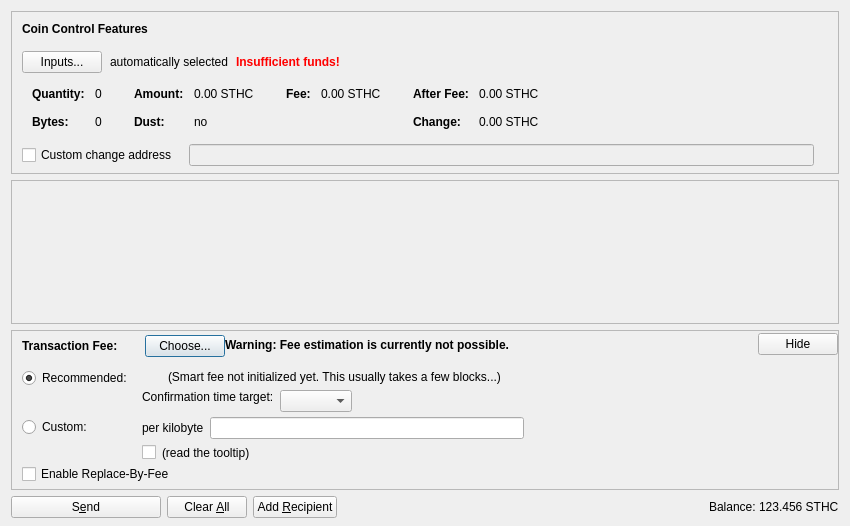
<?xml version="1.0" encoding="UTF-8"?>
<ui version="4.0">
 <class>SendCoinsDialog</class>
 <widget class="QDialog" name="SendCoinsDialog">
  <property name="geometry">
   <rect>
    <x>0</x>
    <y>0</y>
    <width>850</width>
    <height>526</height>
   </rect>
  </property>
  <property name="windowTitle">
   <string>Send Coins</string>
  </property>
  <layout class="QVBoxLayout" name="verticalLayout" stretch="0,1,0,0">
   <property name="bottomMargin">
    <number>8</number>
   </property>
   <item>
    <widget class="QFrame" name="frameCoinControl">
     <property name="sizePolicy">
      <sizepolicy hsizetype="Expanding" vsizetype="Expanding">
       <horstretch>0</horstretch>
       <verstretch>0</verstretch>
      </sizepolicy>
     </property>
     <property name="maximumSize">
      <size>
       <width>16777215</width>
       <height>16777215</height>
      </size>
     </property>
     <property name="frameShape">
      <enum>QFrame::StyledPanel</enum>
     </property>
     <property name="frameShadow">
      <enum>QFrame::Sunken</enum>
     </property>
     <layout class="QVBoxLayout" name="verticalLayoutCoinControl2">
      <property name="spacing">
       <number>0</number>
      </property>
      <property name="leftMargin">
       <number>0</number>
      </property>
      <property name="topMargin">
       <number>0</number>
      </property>
      <property name="rightMargin">
       <number>0</number>
      </property>
      <property name="bottomMargin">
       <number>6</number>
      </property>
      <item>
       <layout class="QVBoxLayout" name="verticalLayoutCoinControl" stretch="0,0,0,0,1">
        <property name="spacing">
         <number>0</number>
        </property>
        <property name="leftMargin">
         <number>10</number>
        </property>
        <property name="topMargin">
         <number>10</number>
        </property>
        <item>
         <layout class="QHBoxLayout" name="horizontalLayoutCoinControl1">
          <property name="bottomMargin">
           <number>15</number>
          </property>
          <item>
           <widget class="QLabel" name="labelCoinControlFeatures">
            <property name="sizePolicy">
             <sizepolicy hsizetype="Preferred" vsizetype="Maximum">
              <horstretch>0</horstretch>
              <verstretch>0</verstretch>
             </sizepolicy>
            </property>
            <property name="font">
             <font>
              <weight>75</weight>
              <bold>true</bold>
             </font>
            </property>
            <property name="styleSheet">
             <string notr="true">font-weight:bold;</string>
            </property>
            <property name="text">
             <string>Coin Control Features</string>
            </property>
           </widget>
          </item>
         </layout>
        </item>
        <item>
         <layout class="QHBoxLayout" name="horizontalLayoutCoinControl2" stretch="0,0,0,0">
          <property name="spacing">
           <number>8</number>
          </property>
          <property name="bottomMargin">
           <number>10</number>
          </property>
          <item>
           <widget class="QPushButton" name="pushButtonCoinControl">
            <property name="styleSheet">
             <string notr="true"/>
            </property>
            <property name="text">
             <string>Inputs...</string>
            </property>
            <property name="autoDefault">
             <bool>false</bool>
            </property>
           </widget>
          </item>
          <item>
           <widget class="QLabel" name="labelCoinControlAutomaticallySelected">
            <property name="text">
             <string>automatically selected</string>
            </property>
            <property name="margin">
             <number>5</number>
            </property>
           </widget>
          </item>
          <item>
           <widget class="QLabel" name="labelCoinControlInsuffFunds">
            <property name="font">
             <font>
              <weight>75</weight>
              <bold>true</bold>
             </font>
            </property>
            <property name="styleSheet">
             <string notr="true">color:red;font-weight:bold;</string>
            </property>
            <property name="text">
             <string>Insufficient funds!</string>
            </property>
            <property name="margin">
             <number>5</number>
            </property>
           </widget>
          </item>
          <item>
           <spacer name="horizontalSpacerCoinControl">
            <property name="orientation">
             <enum>Qt::Horizontal</enum>
            </property>
            <property name="sizeHint" stdset="0">
             <size>
              <width>40</width>
              <height>1</height>
             </size>
            </property>
           </spacer>
          </item>
         </layout>
        </item>
        <item>
         <widget class="QWidget" name="widgetCoinControl" native="true">
          <property name="sizePolicy">
           <sizepolicy hsizetype="Preferred" vsizetype="Preferred">
            <horstretch>0</horstretch>
            <verstretch>0</verstretch>
           </sizepolicy>
          </property>
          <property name="minimumSize">
           <size>
            <width>0</width>
            <height>0</height>
           </size>
          </property>
          <property name="styleSheet">
           <string notr="true"/>
          </property>
          <layout class="QHBoxLayout" name="horizontalLayoutCoinControl5">
           <property name="leftMargin">
            <number>0</number>
           </property>
           <property name="topMargin">
            <number>0</number>
           </property>
           <property name="rightMargin">
            <number>0</number>
           </property>
           <property name="bottomMargin">
            <number>0</number>
           </property>
           <item>
            <layout class="QHBoxLayout" name="horizontalLayoutCoinControl3" stretch="0,0,0,1">
             <property name="spacing">
              <number>20</number>
             </property>
             <property name="topMargin">
              <number>0</number>
             </property>
             <property name="bottomMargin">
              <number>10</number>
             </property>
             <item>
              <layout class="QFormLayout" name="formLayoutCoinControl1">
               <property name="horizontalSpacing">
                <number>10</number>
               </property>
               <property name="verticalSpacing">
                <number>14</number>
               </property>
               <property name="leftMargin">
                <number>10</number>
               </property>
               <property name="topMargin">
                <number>4</number>
               </property>
               <property name="rightMargin">
                <number>6</number>
               </property>
               <item row="0" column="0">
                <widget class="QLabel" name="labelCoinControlQuantityText">
                 <property name="font">
                  <font>
                   <weight>75</weight>
                   <bold>true</bold>
                  </font>
                 </property>
                 <property name="text">
                  <string>Quantity:</string>
                 </property>
                 <property name="margin">
                  <number>0</number>
                 </property>
                </widget>
               </item>
               <item row="0" column="1">
                <widget class="QLabel" name="labelCoinControlQuantity">
                 <property name="cursor">
                  <cursorShape>IBeamCursor</cursorShape>
                 </property>
                 <property name="contextMenuPolicy">
                  <enum>Qt::ActionsContextMenu</enum>
                 </property>
                 <property name="text">
                  <string notr="true">0</string>
                 </property>
                 <property name="margin">
                  <number>0</number>
                 </property>
                 <property name="textInteractionFlags">
                  <set>Qt::LinksAccessibleByMouse|Qt::TextSelectableByKeyboard|Qt::TextSelectableByMouse</set>
                 </property>
                </widget>
               </item>
               <item row="1" column="0">
                <widget class="QLabel" name="labelCoinControlBytesText">
                 <property name="font">
                  <font>
                   <weight>75</weight>
                   <bold>true</bold>
                  </font>
                 </property>
                 <property name="text">
                  <string>Bytes:</string>
                 </property>
                </widget>
               </item>
               <item row="1" column="1">
                <widget class="QLabel" name="labelCoinControlBytes">
                 <property name="cursor">
                  <cursorShape>IBeamCursor</cursorShape>
                 </property>
                 <property name="contextMenuPolicy">
                  <enum>Qt::ActionsContextMenu</enum>
                 </property>
                 <property name="text">
                  <string notr="true">0</string>
                 </property>
                 <property name="textInteractionFlags">
                  <set>Qt::LinksAccessibleByMouse|Qt::TextSelectableByKeyboard|Qt::TextSelectableByMouse</set>
                 </property>
                </widget>
               </item>
              </layout>
             </item>
             <item>
              <layout class="QFormLayout" name="formLayoutCoinControl2">
               <property name="horizontalSpacing">
                <number>10</number>
               </property>
               <property name="verticalSpacing">
                <number>14</number>
               </property>
               <property name="leftMargin">
                <number>6</number>
               </property>
               <property name="topMargin">
                <number>4</number>
               </property>
               <property name="rightMargin">
                <number>6</number>
               </property>
               <item row="0" column="0">
                <widget class="QLabel" name="labelCoinControlAmountText">
                 <property name="font">
                  <font>
                   <weight>75</weight>
                   <bold>true</bold>
                  </font>
                 </property>
                 <property name="text">
                  <string>Amount:</string>
                 </property>
                 <property name="margin">
                  <number>0</number>
                 </property>
                </widget>
               </item>
               <item row="0" column="1">
                <widget class="QLabel" name="labelCoinControlAmount">
                 <property name="cursor">
                  <cursorShape>IBeamCursor</cursorShape>
                 </property>
                 <property name="contextMenuPolicy">
                  <enum>Qt::ActionsContextMenu</enum>
                 </property>
                 <property name="text">
                  <string notr="true">0.00 STHC</string>
                 </property>
                 <property name="textInteractionFlags">
                  <set>Qt::LinksAccessibleByMouse|Qt::TextSelectableByKeyboard|Qt::TextSelectableByMouse</set>
                 </property>
                </widget>
               </item>
               <item row="1" column="0">
                <widget class="QLabel" name="labelCoinControlLowOutputText">
                 <property name="font">
                  <font>
                   <weight>75</weight>
                   <bold>true</bold>
                  </font>
                 </property>
                 <property name="text">
                  <string>Dust:</string>
                 </property>
                </widget>
               </item>
               <item row="1" column="1">
                <widget class="QLabel" name="labelCoinControlLowOutput">
                 <property name="cursor">
                  <cursorShape>IBeamCursor</cursorShape>
                 </property>
                 <property name="contextMenuPolicy">
                  <enum>Qt::ActionsContextMenu</enum>
                 </property>
                 <property name="text">
                  <string notr="true">no</string>
                 </property>
                 <property name="textInteractionFlags">
                  <set>Qt::LinksAccessibleByMouse|Qt::TextSelectableByKeyboard|Qt::TextSelectableByMouse</set>
                 </property>
                </widget>
               </item>
              </layout>
             </item>
             <item>
              <layout class="QFormLayout" name="formLayoutCoinControl3">
               <property name="horizontalSpacing">
                <number>10</number>
               </property>
               <property name="verticalSpacing">
                <number>14</number>
               </property>
               <property name="leftMargin">
                <number>6</number>
               </property>
               <property name="topMargin">
                <number>4</number>
               </property>
               <property name="rightMargin">
                <number>6</number>
               </property>
               <item row="0" column="0">
                <widget class="QLabel" name="labelCoinControlFeeText">
                 <property name="font">
                  <font>
                   <weight>75</weight>
                   <bold>true</bold>
                  </font>
                 </property>
                 <property name="text">
                  <string>Fee:</string>
                 </property>
                 <property name="margin">
                  <number>0</number>
                 </property>
                </widget>
               </item>
               <item row="0" column="1">
                <widget class="QLabel" name="labelCoinControlFee">
                 <property name="cursor">
                  <cursorShape>IBeamCursor</cursorShape>
                 </property>
                 <property name="contextMenuPolicy">
                  <enum>Qt::ActionsContextMenu</enum>
                 </property>
                 <property name="text">
                  <string notr="true">0.00 STHC</string>
                 </property>
                 <property name="textInteractionFlags">
                  <set>Qt::LinksAccessibleByMouse|Qt::TextSelectableByKeyboard|Qt::TextSelectableByMouse</set>
                 </property>
                </widget>
               </item>
              </layout>
             </item>
             <item>
              <layout class="QFormLayout" name="formLayoutCoinControl4">
               <property name="horizontalSpacing">
                <number>10</number>
               </property>
               <property name="verticalSpacing">
                <number>14</number>
               </property>
               <property name="leftMargin">
                <number>6</number>
               </property>
               <property name="topMargin">
                <number>4</number>
               </property>
               <property name="rightMargin">
                <number>6</number>
               </property>
               <item row="0" column="0">
                <widget class="QLabel" name="labelCoinControlAfterFeeText">
                 <property name="font">
                  <font>
                   <weight>75</weight>
                   <bold>true</bold>
                  </font>
                 </property>
                 <property name="text">
                  <string>After Fee:</string>
                 </property>
                 <property name="margin">
                  <number>0</number>
                 </property>
                </widget>
               </item>
               <item row="0" column="1">
                <widget class="QLabel" name="labelCoinControlAfterFee">
                 <property name="cursor">
                  <cursorShape>IBeamCursor</cursorShape>
                 </property>
                 <property name="contextMenuPolicy">
                  <enum>Qt::ActionsContextMenu</enum>
                 </property>
                 <property name="text">
                  <string notr="true">0.00 STHC</string>
                 </property>
                 <property name="textInteractionFlags">
                  <set>Qt::LinksAccessibleByMouse|Qt::TextSelectableByKeyboard|Qt::TextSelectableByMouse</set>
                 </property>
                </widget>
               </item>
               <item row="1" column="0">
                <widget class="QLabel" name="labelCoinControlChangeText">
                 <property name="font">
                  <font>
                   <weight>75</weight>
                   <bold>true</bold>
                  </font>
                 </property>
                 <property name="text">
                  <string>Change:</string>
                 </property>
                </widget>
               </item>
               <item row="1" column="1">
                <widget class="QLabel" name="labelCoinControlChange">
                 <property name="cursor">
                  <cursorShape>IBeamCursor</cursorShape>
                 </property>
                 <property name="contextMenuPolicy">
                  <enum>Qt::ActionsContextMenu</enum>
                 </property>
                 <property name="text">
                  <string notr="true">0.00 STHC</string>
                 </property>
                 <property name="textInteractionFlags">
                  <set>Qt::LinksAccessibleByMouse|Qt::TextSelectableByKeyboard|Qt::TextSelectableByMouse</set>
                 </property>
                </widget>
               </item>
              </layout>
             </item>
            </layout>
           </item>
          </layout>
         </widget>
        </item>
        <item>
         <layout class="QHBoxLayout" name="horizontalLayoutCoinControl4" stretch="0,0,0">
          <property name="spacing">
           <number>12</number>
          </property>
          <property name="sizeConstraint">
           <enum>QLayout::SetDefaultConstraint</enum>
          </property>
          <property name="topMargin">
           <number>5</number>
          </property>
          <property name="rightMargin">
           <number>5</number>
          </property>
          <item>
           <widget class="QCheckBox" name="checkBoxCoinControlChange">
            <property name="toolTip">
             <string>If this is activated, but the change address is empty or invalid, change will be sent to a newly generated address.</string>
            </property>
            <property name="text">
             <string>Custom change address</string>
            </property>
           </widget>
          </item>
          <item>
           <widget class="QValidatedLineEdit" name="lineEditCoinControlChange">
            <property name="enabled">
             <bool>false</bool>
            </property>
            <property name="sizePolicy">
             <sizepolicy hsizetype="Expanding" vsizetype="Fixed">
              <horstretch>0</horstretch>
              <verstretch>0</verstretch>
             </sizepolicy>
            </property>
           </widget>
          </item>
          <item>
           <widget class="QLabel" name="labelCoinControlChangeLabel">
            <property name="sizePolicy">
             <sizepolicy hsizetype="Preferred" vsizetype="Expanding">
              <horstretch>0</horstretch>
              <verstretch>0</verstretch>
             </sizepolicy>
            </property>
            <property name="minimumSize">
             <size>
              <width>0</width>
              <height>0</height>
             </size>
            </property>
            <property name="text">
             <string/>
            </property>
            <property name="margin">
             <number>3</number>
            </property>
           </widget>
          </item>
         </layout>
        </item>
        <item>
         <spacer name="verticalSpacerCoinControl">
          <property name="orientation">
           <enum>Qt::Vertical</enum>
          </property>
          <property name="sizeHint" stdset="0">
           <size>
            <width>800</width>
            <height>1</height>
           </size>
          </property>
         </spacer>
        </item>
       </layout>
      </item>
     </layout>
    </widget>
   </item>
   <item>
    <widget class="QScrollArea" name="scrollArea">
     <property name="widgetResizable">
      <bool>true</bool>
     </property>
     <widget class="QWidget" name="scrollAreaWidgetContents">
      <property name="geometry">
       <rect>
        <x>0</x>
        <y>0</y>
        <width>830</width>
        <height>104</height>
       </rect>
      </property>
      <layout class="QVBoxLayout" name="verticalLayout_2" stretch="0,1">
       <property name="leftMargin">
        <number>0</number>
       </property>
       <property name="topMargin">
        <number>0</number>
       </property>
       <property name="rightMargin">
        <number>0</number>
       </property>
       <property name="bottomMargin">
        <number>0</number>
       </property>
       <item>
        <layout class="QVBoxLayout" name="entries">
         <property name="spacing">
          <number>6</number>
         </property>
        </layout>
       </item>
       <item>
        <spacer name="verticalSpacer">
         <property name="orientation">
          <enum>Qt::Vertical</enum>
         </property>
         <property name="sizeHint" stdset="0">
          <size>
           <width>20</width>
           <height>40</height>
          </size>
         </property>
        </spacer>
       </item>
      </layout>
     </widget>
    </widget>
   </item>
   <item>
    <widget class="QFrame" name="frameFee">
     <property name="sizePolicy">
      <sizepolicy hsizetype="Expanding" vsizetype="Expanding">
       <horstretch>0</horstretch>
       <verstretch>0</verstretch>
      </sizepolicy>
     </property>
     <property name="maximumSize">
      <size>
       <width>16777215</width>
       <height>16777215</height>
      </size>
     </property>
     <property name="frameShape">
      <enum>QFrame::StyledPanel</enum>
     </property>
     <property name="frameShadow">
      <enum>QFrame::Sunken</enum>
     </property>
     <layout class="QVBoxLayout" name="verticalLayoutFee1">
      <property name="spacing">
       <number>0</number>
      </property>
      <property name="leftMargin">
       <number>0</number>
      </property>
      <property name="topMargin">
       <number>0</number>
      </property>
      <property name="rightMargin">
       <number>0</number>
      </property>
      <property name="bottomMargin">
       <number>0</number>
      </property>
      <item>
       <layout class="QVBoxLayout" name="verticalLayoutFee2" stretch="0,0,0">
        <property name="spacing">
         <number>0</number>
        </property>
        <property name="leftMargin">
         <number>10</number>
        </property>
        <property name="topMargin">
         <number>0</number>
        </property>
        <item>
         <layout class="QHBoxLayout" name="horizontalLayoutFee1">
          <property name="bottomMargin">
           <number>0</number>
          </property>
          <item>
           <layout class="QVBoxLayout" name="verticalLayoutFee7">
            <property name="spacing">
             <number>0</number>
            </property>
            <item>
             <spacer name="verticalSpacerSmartFee">
              <property name="orientation">
               <enum>Qt::Vertical</enum>
              </property>
              <property name="sizeType">
               <enum>QSizePolicy::Fixed</enum>
              </property>
              <property name="sizeHint" stdset="0">
               <size>
                <width>1</width>
                <height>4</height>
               </size>
              </property>
             </spacer>
            </item>
            <item>
             <layout class="QHBoxLayout" name="horizontalLayoutSmartFee">
              <property name="spacing">
               <number>10</number>
              </property>
              <item>
               <widget class="QLabel" name="labelFeeHeadline">
                <property name="sizePolicy">
                 <sizepolicy hsizetype="Preferred" vsizetype="Maximum">
                  <horstretch>0</horstretch>
                  <verstretch>0</verstretch>
                 </sizepolicy>
                </property>
                <property name="font">
                 <font>
                  <weight>75</weight>
                  <bold>true</bold>
                 </font>
                </property>
                <property name="styleSheet">
                 <string notr="true">font-weight:bold;</string>
                </property>
                <property name="text">
                 <string>Transaction Fee:</string>
                </property>
               </widget>
              </item>
              <item>
               <widget class="QLabel" name="labelFeeMinimized">
                <property name="text">
                 <string/>
                </property>
               </widget>
              </item>
              <item>
               <widget class="QPushButton" name="buttonChooseFee">
                <property name="text">
                 <string>Choose...</string>
                </property>
               </widget>
              </item>
             </layout>
            </item>
            <item>
             <spacer name="verticalSpacer_5">
              <property name="orientation">
               <enum>Qt::Vertical</enum>
              </property>
              <property name="sizeHint" stdset="0">
               <size>
                <width>1</width>
                <height>1</height>
               </size>
              </property>
             </spacer>
            </item>
           </layout>
          </item>
          <item>
           <widget class="QLabel" name="fallbackFeeWarningLabel">
            <property name="toolTip">
             <string>Using the fallbackfee can result in sending a transaction that will take several hours or days (or never) to confirm. Consider choosing your fee manually or wait until you have validated the complete chain.</string>
            </property>
            <property name="font">
            <font>
                <weight>75</weight>
                <bold>true</bold>
            </font>
            </property>
            <property name="text">
             <string>Warning: Fee estimation is currently not possible.</string>
            </property>
            <property name="wordWrap">
             <bool>false</bool>
            </property>
           </widget>
          </item>
          <item>
           <spacer name="horizontalSpacer_4">
            <property name="orientation">
             <enum>Qt::Horizontal</enum>
            </property>
            <property name="sizeType">
             <enum>QSizePolicy::MinimumExpanding</enum>
            </property>
            <property name="sizeHint" stdset="0">
             <size>
              <width>40</width>
              <height>20</height>
             </size>
            </property>
           </spacer>
          </item>
          <item>
           <widget class="QPushButton" name="buttonMinimizeFee">
            <property name="toolTip">
             <string>collapse fee-settings</string>
            </property>
            <property name="text">
             <string>Hide</string>
            </property>
           </widget>
          </item>
         </layout>
        </item>
        <item>
         <widget class="QFrame" name="frameFeeSelection">
          <layout class="QVBoxLayout" name="verticalLayoutFee12">
           <property name="spacing">
            <number>0</number>
           </property>
           <property name="leftMargin">
            <number>0</number>
           </property>
           <property name="topMargin">
            <number>0</number>
           </property>
           <property name="rightMargin">
            <number>0</number>
           </property>
           <property name="bottomMargin">
            <number>0</number>
           </property>
           <item>
            <layout class="QGridLayout" name="gridLayoutFee">
             <property name="topMargin">
              <number>10</number>
             </property>
             <property name="bottomMargin">
              <number>4</number>
             </property>
             <property name="horizontalSpacing">
              <number>10</number>
             </property>
             <property name="verticalSpacing">
              <number>4</number>
             </property>
             <item row="1" column="1">
              <layout class="QVBoxLayout" name="verticalLayoutFee8">
               <property name="spacing">
                <number>6</number>
               </property>
               <item>
                <layout class="QHBoxLayout" name="horizontalLayoutFee13">
                 <item>
                  <widget class="QLabel" name="labelCustomPerKilobyte">
                   <property name="toolTip">
                    <string>Specify a custom fee per kB (1,000 bytes) of the transaction's virtual size.

Note:  Since the fee is calculated on a per-byte basis, a fee of "100 satoshis per kB" for a transaction size of 500 bytes (half of 1 kB) would ultimately yield a fee of only 50 satoshis.</string>
                   </property>
                   <property name="text">
                    <string>per kilobyte</string>
                   </property>
                  </widget>
                 </item>
                 <item>
                  <widget class="SthcoinAmountField" name="customFee"/>
                 </item>
                 <item>
                  <spacer name="horizontalSpacer_6">
                   <property name="orientation">
                    <enum>Qt::Horizontal</enum>
                   </property>
                   <property name="sizeHint" stdset="0">
                    <size>
                     <width>1</width>
                     <height>1</height>
                    </size>
                   </property>
                  </spacer>
                 </item>
                </layout>
               </item>
               <item>
                <layout class="QHBoxLayout" name="horizontalLayoutFee8">
                 <item>
                  <widget class="QCheckBox" name="checkBoxMinimumFee">
                   <property name="toolTip">
                    <string>Paying only the minimum fee is just fine as long as there is less transaction volume than space in the blocks. But be aware that this can end up in a never confirming transaction once there is more demand for sthcoin transactions than the network can process.</string>
                   </property>
                   <property name="text">
                    <string/>
                   </property>
                  </widget>
                 </item>
                 <item>
                  <widget class="QLabel" name="labelMinFeeWarning">
                   <property name="enabled">
                    <bool>true</bool>
                   </property>
                   <property name="toolTip">
                    <string>Paying only the minimum fee is just fine as long as there is less transaction volume than space in the blocks. But be aware that this can end up in a never confirming transaction once there is more demand for sthcoin transactions than the network can process.</string>
                   </property>
                   <property name="text">
                    <string>(read the tooltip)</string>
                   </property>
                   <property name="margin">
                    <number>5</number>
                   </property>
                  </widget>
                 </item>
                 <item>
                  <spacer name="horizontalSpacer_2">
                   <property name="orientation">
                    <enum>Qt::Horizontal</enum>
                   </property>
                   <property name="sizeHint" stdset="0">
                    <size>
                     <width>1</width>
                     <height>1</height>
                    </size>
                   </property>
                  </spacer>
                 </item>
                </layout>
               </item>
              </layout>
             </item>
             <item row="0" column="0">
              <layout class="QVBoxLayout" name="verticalLayoutFee4" stretch="0,1">
               <item>
                <widget class="QRadioButton" name="radioSmartFee">
                 <property name="text">
                  <string>Recommended:</string>
                 </property>
                 <property name="checked">
                  <bool>true</bool>
                 </property>
                 <attribute name="buttonGroup">
                  <string notr="true">groupFee</string>
                 </attribute>
                </widget>
               </item>
               <item>
                <spacer name="verticalSpacer_2">
                 <property name="orientation">
                  <enum>Qt::Vertical</enum>
                 </property>
                 <property name="sizeHint" stdset="0">
                  <size>
                   <width>1</width>
                   <height>1</height>
                  </size>
                 </property>
                </spacer>
               </item>
              </layout>
             </item>
             <item row="1" column="0">
              <layout class="QVBoxLayout" name="verticalLayoutFee9" stretch="0,1">
               <item>
                <widget class="QRadioButton" name="radioCustomFee">
                 <property name="text">
                  <string>Custom:</string>
                 </property>
                 <attribute name="buttonGroup">
                  <string notr="true">groupFee</string>
                 </attribute>
                </widget>
               </item>
               <item>
                <spacer name="verticalSpacer_6">
                 <property name="orientation">
                  <enum>Qt::Vertical</enum>
                 </property>
                 <property name="sizeHint" stdset="0">
                  <size>
                   <width>1</width>
                   <height>1</height>
                  </size>
                 </property>
                </spacer>
               </item>
              </layout>
             </item>
             <item row="0" column="1">
              <layout class="QVBoxLayout" name="verticalLayoutFee3" stretch="0,0,1">
               <property name="spacing">
                <number>6</number>
               </property>
               <property name="topMargin">
                <number>2</number>
               </property>
               <item>
                <layout class="QHBoxLayout" name="horizontalLayoutFee12">
                 <item>
                  <widget class="QLabel" name="labelSmartFee">
                   <property name="text">
                    <string/>
                   </property>
                   <property name="margin">
                    <number>2</number>
                   </property>
                  </widget>
                 </item>
                 <item>
                  <widget class="QLabel" name="labelFeeEstimation">
                   <property name="text">
                    <string/>
                   </property>
                  </widget>
                 </item>
                 <item>
                  <widget class="QLabel" name="labelSmartFee2">
                   <property name="text">
                    <string>(Smart fee not initialized yet. This usually takes a few blocks...)</string>
                   </property>
                   <property name="margin">
                    <number>2</number>
                   </property>
                  </widget>
                 </item>
                 <item>
                  <spacer name="horizontalSpacer_5">
                   <property name="orientation">
                    <enum>Qt::Horizontal</enum>
                   </property>
                   <property name="sizeHint" stdset="0">
                    <size>
                     <width>1</width>
                     <height>1</height>
                    </size>
                   </property>
                  </spacer>
                 </item>
                </layout>
               </item>
               <item>
                <layout class="QHBoxLayout" name="horizontalLayoutFee9">
                 <item>
                  <layout class="QVBoxLayout" name="verticalLayoutFee6">
                   <item>
                    <widget class="QLabel" name="labelSmartFee3">
                     <property name="text">
                      <string>Confirmation time target:</string>
                     </property>
                     <property name="margin">
                      <number>2</number>
                     </property>
                    </widget>
                   </item>
                   <item>
                    <spacer name="verticalSpacer_3">
                     <property name="orientation">
                      <enum>Qt::Vertical</enum>
                     </property>
                     <property name="sizeHint" stdset="0">
                      <size>
                       <width>1</width>
                       <height>1</height>
                      </size>
                     </property>
                    </spacer>
                   </item>
                  </layout>
                 </item>
                 <item>
                  <layout class="QVBoxLayout" name="verticalLayoutFee5">
                   <property name="rightMargin">
                    <number>30</number>
                   </property>
                   <item>
                    <layout class="QHBoxLayout" name="horizontalLayoutConfTarget">
                     <property name="bottomMargin">
                      <number>0</number>
                     </property>
                     <item>
                      <widget class="QComboBox" name="confTargetSelector"/>
                     </item>
                     <item>
                      <spacer name="horizontalSpacerConfTarget">
                       <property name="orientation">
                        <enum>Qt::Horizontal</enum>
                       </property>
                       <property name="sizeHint" stdset="0">
                        <size>
                         <width>40</width>
                         <height>20</height>
                        </size>
                       </property>
                      </spacer>
                     </item>
                    </layout>
                   </item>
                  </layout>
                 </item>
                </layout>
               </item>
               <item>
                <spacer name="verticalSpacer_4">
                 <property name="orientation">
                  <enum>Qt::Vertical</enum>
                 </property>
                 <property name="sizeHint" stdset="0">
                  <size>
                   <width>1</width>
                   <height>1</height>
                  </size>
                 </property>
                </spacer>
               </item>
              </layout>
             </item>
            </layout>
           </item>
           <item>
            <widget class="QCheckBox" name="optInRBF">
             <property name="text">
              <string>Enable Replace-By-Fee</string>
             </property>
             <property name="toolTip">
              <string>With Replace-By-Fee (BIP-125) you can increase a transaction's fee after it is sent. Without this, a higher fee may be recommended to compensate for increased transaction delay risk.</string>
             </property>
            </widget>
           </item>
          </layout>
         </widget>
        </item>
        <item>
         <spacer name="verticalSpacerFee">
          <property name="orientation">
           <enum>Qt::Vertical</enum>
          </property>
          <property name="sizeHint" stdset="0">
           <size>
            <width>40</width>
            <height>5</height>
           </size>
          </property>
         </spacer>
        </item>
       </layout>
      </item>
     </layout>
    </widget>
   </item>
   <item>
    <layout class="QHBoxLayout" name="horizontalLayout">
     <item>
      <widget class="QPushButton" name="sendButton">
       <property name="minimumSize">
        <size>
         <width>150</width>
         <height>0</height>
        </size>
       </property>
       <property name="toolTip">
        <string>Confirm the send action</string>
       </property>
       <property name="text">
        <string>S&amp;end</string>
       </property>
       <property name="icon">
        <iconset resource="../sthcoin.qrc">
         <normaloff>:/icons/send</normaloff>:/icons/send</iconset>
       </property>
       <property name="autoDefault">
        <bool>false</bool>
       </property>
       <property name="default">
        <bool>false</bool>
       </property>
      </widget>
     </item>
     <item>
      <widget class="QPushButton" name="clearButton">
       <property name="sizePolicy">
        <sizepolicy hsizetype="Minimum" vsizetype="Fixed">
         <horstretch>0</horstretch>
         <verstretch>0</verstretch>
        </sizepolicy>
       </property>
       <property name="toolTip">
        <string>Clear all fields of the form.</string>
       </property>
       <property name="text">
        <string>Clear &amp;All</string>
       </property>
       <property name="icon">
        <iconset resource="../sthcoin.qrc">
         <normaloff>:/icons/remove</normaloff>:/icons/remove</iconset>
       </property>
       <property name="autoDefault">
        <bool>false</bool>
       </property>
      </widget>
     </item>
     <item>
      <widget class="QPushButton" name="addButton">
       <property name="toolTip">
        <string>Send to multiple recipients at once</string>
       </property>
       <property name="text">
        <string>Add &amp;Recipient</string>
       </property>
       <property name="icon">
        <iconset resource="../sthcoin.qrc">
         <normaloff>:/icons/add</normaloff>:/icons/add</iconset>
       </property>
       <property name="autoDefault">
        <bool>false</bool>
       </property>
      </widget>
     </item>
     <item>
      <spacer name="horizontalSpacer">
       <property name="orientation">
        <enum>Qt::Horizontal</enum>
       </property>
       <property name="sizeHint" stdset="0">
        <size>
         <width>40</width>
         <height>20</height>
        </size>
       </property>
      </spacer>
     </item>
     <item>
      <layout class="QHBoxLayout" name="horizontalLayout_2">
       <property name="spacing">
        <number>3</number>
       </property>
       <item>
        <widget class="QLabel" name="label">
         <property name="sizePolicy">
          <sizepolicy hsizetype="Preferred" vsizetype="Fixed">
           <horstretch>0</horstretch>
           <verstretch>0</verstretch>
          </sizepolicy>
         </property>
         <property name="text">
          <string>Balance:</string>
         </property>
        </widget>
       </item>
       <item>
        <widget class="QLabel" name="labelBalance">
         <property name="sizePolicy">
          <sizepolicy hsizetype="Preferred" vsizetype="Fixed">
           <horstretch>0</horstretch>
           <verstretch>0</verstretch>
          </sizepolicy>
         </property>
         <property name="cursor">
          <cursorShape>IBeamCursor</cursorShape>
         </property>
         <property name="text">
          <string notr="true">123.456 STHC</string>
         </property>
         <property name="textInteractionFlags">
          <set>Qt::LinksAccessibleByMouse|Qt::TextSelectableByKeyboard|Qt::TextSelectableByMouse</set>
         </property>
        </widget>
       </item>
      </layout>
     </item>
    </layout>
   </item>
  </layout>
 </widget>
 <customwidgets>
  <customwidget>
   <class>QValidatedLineEdit</class>
   <extends>QLineEdit</extends>
   <header>qt/qvalidatedlineedit.h</header>
  </customwidget>
  <customwidget>
   <class>SthcoinAmountField</class>
   <extends>QLineEdit</extends>
   <header>qt/sthcoinamountfield.h</header>
   <container>1</container>
  </customwidget>
 </customwidgets>
 <resources>
  <include location="../sthcoin.qrc"/>
 </resources>
 <connections/>
 <buttongroups>
  <buttongroup name="groupFee"/>
 </buttongroups>
</ui>
